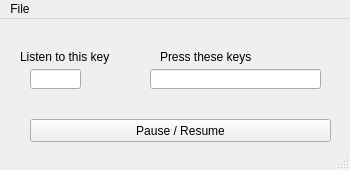
<?xml version="1.0" encoding="UTF-8"?>
<ui version="4.0">
 <class>MainWindow</class>
 <widget class="QMainWindow" name="MainWindow">
  <property name="geometry">
   <rect>
    <x>0</x>
    <y>0</y>
    <width>350</width>
    <height>170</height>
   </rect>
  </property>
  <property name="windowTitle">
   <string>Macro+</string>
  </property>
  <widget class="QWidget" name="centralwidget">
   <widget class="QLineEdit" name="keys">
    <property name="geometry">
     <rect>
      <x>150</x>
      <y>50</y>
      <width>171</width>
      <height>20</height>
     </rect>
    </property>
   </widget>
   <widget class="QLineEdit" name="key">
    <property name="geometry">
     <rect>
      <x>30</x>
      <y>50</y>
      <width>51</width>
      <height>20</height>
     </rect>
    </property>
   </widget>
   <widget class="QLabel" name="label">
    <property name="geometry">
     <rect>
      <x>20</x>
      <y>30</y>
      <width>101</width>
      <height>16</height>
     </rect>
    </property>
    <property name="text">
     <string>Listen to this key</string>
    </property>
   </widget>
   <widget class="QLabel" name="label_2">
    <property name="geometry">
     <rect>
      <x>160</x>
      <y>30</y>
      <width>161</width>
      <height>16</height>
     </rect>
    </property>
    <property name="text">
     <string>Press these keys</string>
    </property>
   </widget>
   <widget class="QPushButton" name="pause">
    <property name="geometry">
     <rect>
      <x>30</x>
      <y>100</y>
      <width>301</width>
      <height>23</height>
     </rect>
    </property>
    <property name="text">
     <string>Pause / Resume</string>
    </property>
   </widget>
  </widget>
  <widget class="QStatusBar" name="statusbar"/>
  <widget class="QMenuBar" name="menuBar">
   <property name="geometry">
    <rect>
     <x>0</x>
     <y>0</y>
     <width>350</width>
     <height>21</height>
    </rect>
   </property>
   <widget class="QMenu" name="menuFile">
    <property name="title">
     <string>File</string>
    </property>
    <addaction name="actionExit_2"/>
   </widget>
   <addaction name="menuFile"/>
  </widget>
  <action name="actionExit">
   <property name="text">
    <string>Exit</string>
   </property>
  </action>
  <action name="actionExit_2">
   <property name="text">
    <string>Exit</string>
   </property>
  </action>
 </widget>
 <resources/>
 <connections/>
</ui>
